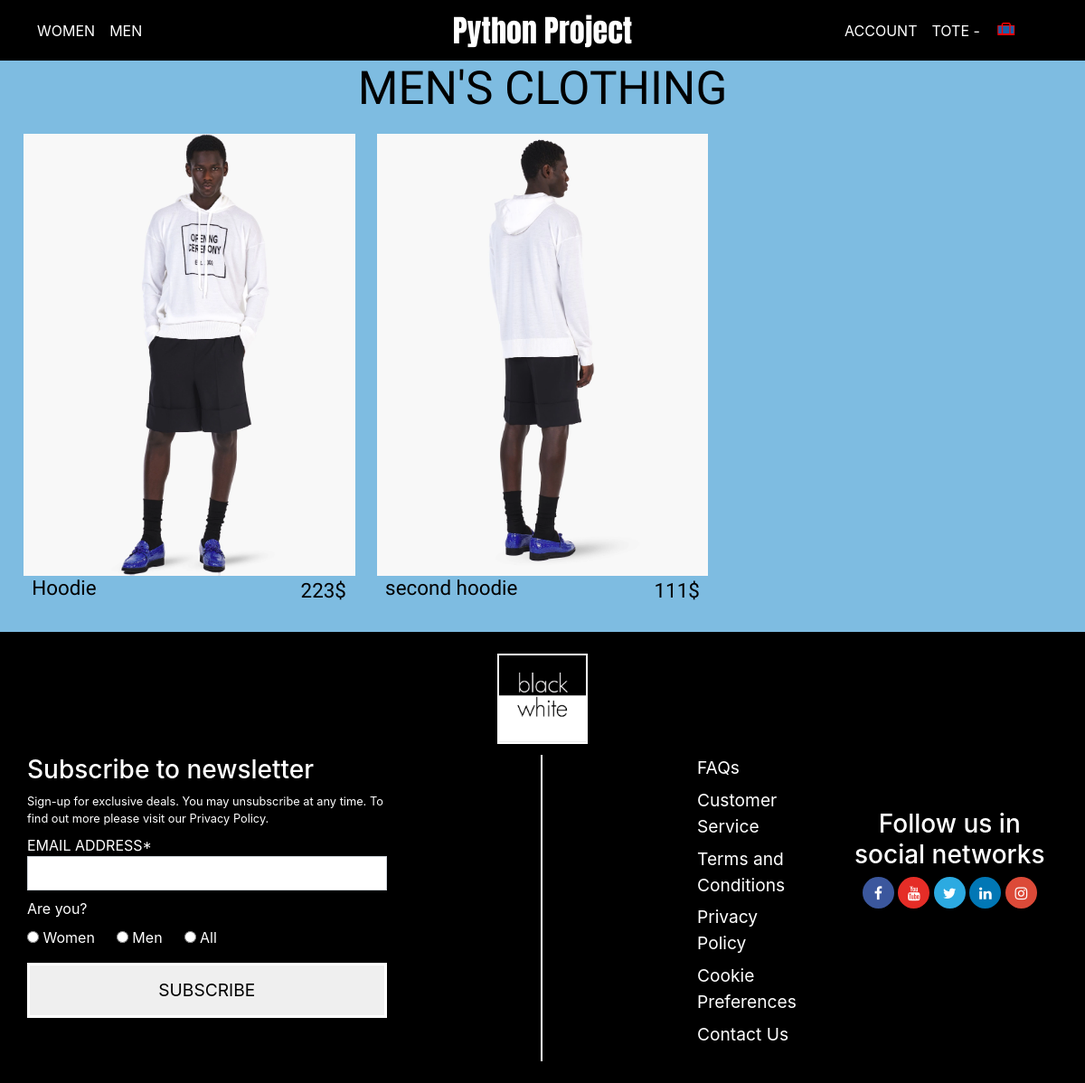
The app's page /men/ with its own data.
### task/models.py (models this page shows, shortened)
class Product(models.Model):
    name = models.CharField(max_length=200, null=True)
    price = models.IntegerField()
    digital = models.BooleanField(default=False, null=True, blank=False)
    GENDER_CHOICES = (
        ('A', 'All'),
        ('M', 'Men'),
        ('W', 'Women'),
    )
    gender = models.CharField(default=3, max_length=1, choices=GENDER_CHOICES)
    color = models.CharField(max_length=20, null=True)
    image = models.ImageField(null=True, blank=True)
    @property
    def imageURL(self):
        try:
            url = self.image.url
        except:
            url = ''
        return url

### task/views.py (the view)
# urls.py: path('men/', views.men),
def men(request):
    men_items = Product.objects.filter(gender="M")
    gender = men_items[0].get_gender_display()
    context = {'all_items': men_items, 'gender': gender}
    return render(request, 'men.html', context)

### task/templates/men.html (shortened to what this page needs)
{% extends 'base.html' %}
{% load static %}
{% block body %}
<div class="page-header">
    <h1 class="header-text">MEN'S CLOTHING</h1>
</div>
<ul class="all-items  ">
    {% for product in all_items %}
    <li class="item ">
        <a href="/item_detail/{{product.id}}/">
        <div class="item-img"><img sizes="100vw" src="{{ product.imageURL }}" alt=""></div>
        <div class="item-info">
            <h2 class="item-name">{{ product.name }}</h2>
            <div class="item-price">
                <span class="span-item-price">{{ product.price }}$</span>
            </div>
        </div>
        </a>
    </li>
    {% endfor %}
</ul>
{% endblock %}

### task/static/css/style.css (style rules this page uses)
* { margin: 0; padding: 0; box-sizing: border-box; }
li { list-style-type: none; }
.page-header { width: 100%; display: flex; justify-content: center; align-items: center; }
.header-text { text-transform: uppercase; font-size: 3.2rem; color: black; font-family: 'Alata'; }
img { width: 100%; }
.all-items { padding-left: 1.6rem; padding-right: 1.6rem; display: flex; align-items: center; width: 100%; flex-wrap: wrap; }
.item { flex-wrap: wrap; margin: 1% 0; display: list-item; list-style: none; width: calc(((((100% - (2 * 0px) - (2.4500000000000000rem * (12 - 1 ))) / 12) * 3) + ((2) * 2.4000000000000004rem)) + (0 * 2.4000000000000004rem)); }
.item-info { display: flex; margin: 0 0.6rem; }
.item-price { margin-left: auto; display: flex; }
.span-item-price, .item-name { font-size: 1.4rem; color: black; font-family: 'Titillium Web', sans-serif; }
@media screen and (min-width:761px) and (max-width:1440px) { .item { width: calc((100% / 3) - 1rem); margin-right: 1.5rem; } }

### records on screen
Product: imageURL (picture), name "Hoodie", price "223"
Product: imageURL (picture), name "second hoodie", price "111"
